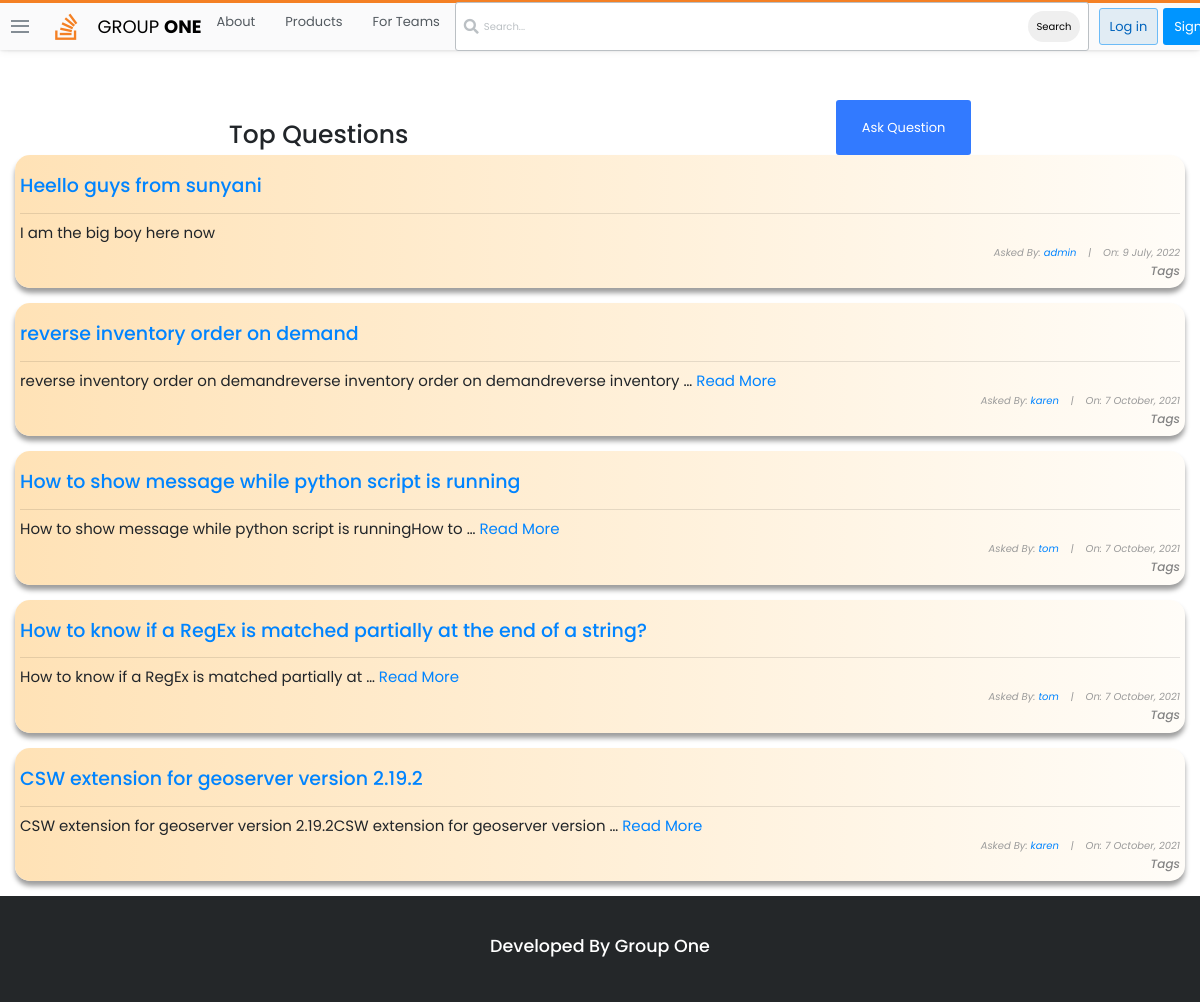
The page /questions/ on the database as committed earlier.
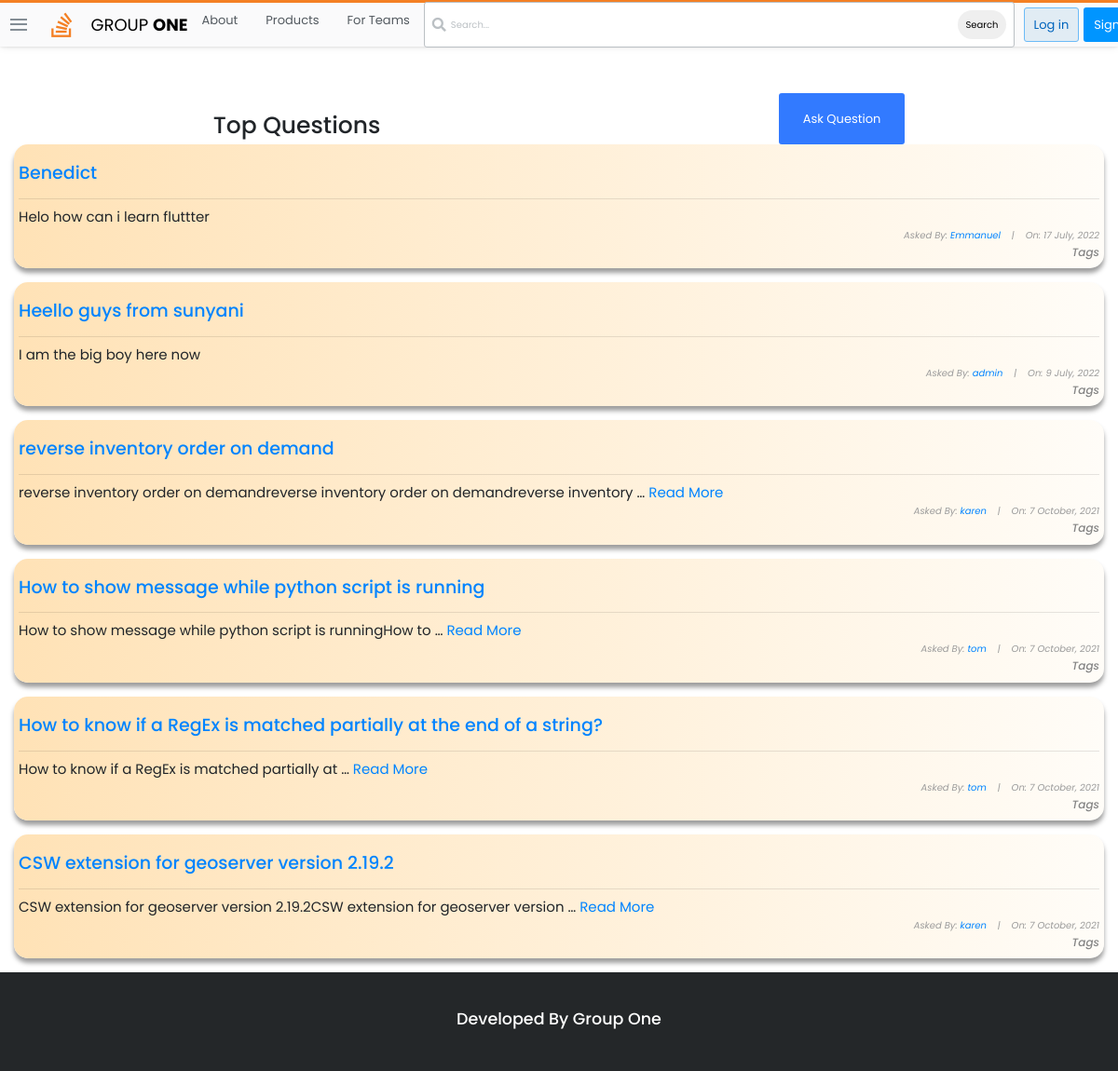
The same page on the database as committed later.
### stackbase/models.py (models this page shows, shortened)
class Question(models.Model):
    user = models.ForeignKey(User, on_delete=models.CASCADE)
    title = models.CharField(max_length=10000)
    content = RichTextField()
    likes = models.ManyToManyField(User, related_name='question_post')
    date_created = models.DateTimeField(default=timezone.now)

### stackbase/views.py (the view)
# urls.py: path('questions/', views.QuestionListView.as_view(), name="question-lists"),
class QuestionListView(ListView):
    model = Question
    context_object_name = 'questions'
    ordering = ['-date_created']
    def get_context_data(self, **kwargs):
        context = super().get_context_data(**kwargs)
        search_input = self.request.GET.get('search-area') or ""
        if search_input:
            context['questions'] = context['questions'].filter(title__icontains = search_input)
            context['search_input'] = search_input
        return context

### stackbase/templates/stackbase/question_list.html (shortened to what this page needs)
{% extends 'base.html' %}
{% block content %}
<!DOCTYPE html>
<html lang="en">
<head>
</head>
<body>
    <div class="container">
        <div id="sub-nav">
            <h1 id="fh1">Top Questions</h1>
            {% if user.is_authenticated %}
            <button class="btn" id="logout-btn"><a id="fa" href="{% url 'stackbase:question-create'%}" style="color: white; text-decoration: none;">Ask Question</a></button>
            {% else %}
            <button class="btn" id="logout-btn"><a id="fa" href="{% url 'login' %}" style="color: white; text-decoration: none;">Ask Question</a></button>
            {% endif %}
        </div>
        <div class="list-question">
            <div class="questions">
                {% for question in questions %}
                <div class="container" style="background: linear-gradient(to right, rgb(255, 226, 182), rgba(255, 166, 0, 0.027)); padding: 5px; box-shadow: rgba(0, 0, 0, 0.383) 0px 5px 5px 0px; border-radius: 15px;" >
                    <div id="title-sec" style="display: flex; align-items: center;">
                        <h3 id="fh3"><a href="{% url 'stackbase:question-detail' question.id%}">{{ question.title }}</a></h3>
                    </div>
                    <hr>
                    {% if question.content|wordcount <= 10 %}
                    <h6 id="fh6" style="text-align: left;">{{ question.content}}</h6>
                    {% else %}
                    <h6 id="fh6" style="text-align: left;">{{ question.content|truncatewords:10}} <a href="{% url 'stackbase:question-detail' question.id%}">Read More</a></h6>
                    {% endif %}
                    <h6 id="fh6" style="font-size: 10px; font-style: italic; color: rgb(155, 155, 155);">Asked By: <a href="{% url 'profile' %}">{{ question.user }}</a>&nbsp;&nbsp;&nbsp; |&nbsp;&nbsp;&nbsp; On: {{question.date_created|date:"j F, Y"}}</h6>
                    <h5 style="text-align: right; font-size: 12px; font-style: italic;">Tags</h5>
                </div> <br>
                {% endfor %}
            </div>
        </div>
    </div>
</body>
</html>
{% endblock content %}

### templates/base.html (shortened to what this page needs)
{% load static %}
<!doctype html>
<html lang="en">
<head>
    <link rel="stylesheet" href="https://cdnjs.cloudflare.com/ajax/libs/font-awesome/5.14.0/css/all.min.css" />
    <link rel="stylesheet" href="https://maxcdn.bootstrapcdn.com/bootstrap/4.0.0/css/bootstrap.min.css">
    <link rel="stylesheet" href="{% static 'main.css' %}">
</head>
<body>
<header>
<div class="nav-container">
    <nav>
        <div class="nav-brand">
            <div class="hamburger-menu-container">
                <div class="hamburger-menu">
                    <div class="line"></div>
                    <div class="line"></div>
                    <div class="line"></div>
                </div>
            </div>
            <a href="" class="nav-icon">
                <i class="fab fa-stack-overflow"></i>
                <a href="{% url 'stackbase:home' %}" style="text-decoration: none; color: black;"><div class="nav-icon-text">GROUP <span class="nav-bold-text">ONE</span></a>
                </div>
        </div>
        <div class="nav-base-links">
            <ul>
                <li><a href="#">About</a></li>
                <li><a href="#">Products</a></li>
                <li><a href="#">For Teams</a></li>
            </ul>
        </div>
        <div class="nav-search">
            <div class="search-container">
                <i class="fas fa-search"></i>
                <form action="" method="GET">
                    <input type="text" id="" name="search-area" placeholder="Search...">
                    <button type="submit" style="margin-left: 340px; border-radius: 25px; border: none; padding: 8px;">Search</button>
                </form>
            </div>
        </div>
        <div class="nav-right-buttons">
            {% if user.is_authenticated %}
                <a href="{% url 'login' %}" class="btn btn-login">Profile</a>
                <a href="{% url 'logout' %}" class="btn btn-register">Logout</a>
            {% else %}
                <a href="{% url 'login' %}" class="btn btn-login">Log in</a>
                <a href="{% url 'register' %}" class="btn btn-register">Sign up</a>
            {% endif %}
        </div>
</header>
{% block content %}
{% endblock content %}
<footer class="footer">
    <h3><center style="color: White;">Developed By Group One</center></h3>
</footer>
</body>
</html>

### stackbase/templates/stackbase/question_list.html (style rules this page uses)
body { margin-top: 100px; font-family: 'Poppins', sans-serif; }
#fh1 { margin-top: 20px; }
#sub-nav { display: flex; justify-content: space-around; }
#logout-btn { background-color: rgb(50, 122, 255); }
#fh3 { text-align: left; font-size: 19px; padding-top: 15px; }
#fh6 { text-align: right; font-size: 15px; font-weight: normal; }
a { color: rgb(0, 132, 255); }
h5 { color: rgb(133, 133, 133); }

Rows that differ between the two databases and show on the page:
added Question: title "Benedict", content "Helo how can i learn fluttter", user "Emmanuel", date_created "17 July, 2022"
